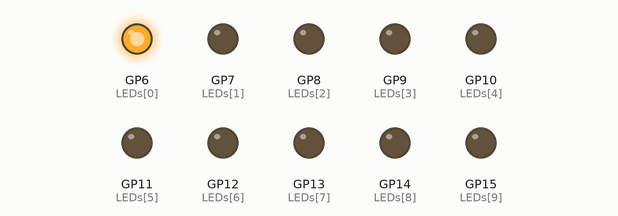
Simulated run of this program. Board: Raspberry Pi Pico running MicroPython. Parts: output pins drawn as LEDs (lit = HIGH).

Above: at 0.1 s.
At 0.7 s:
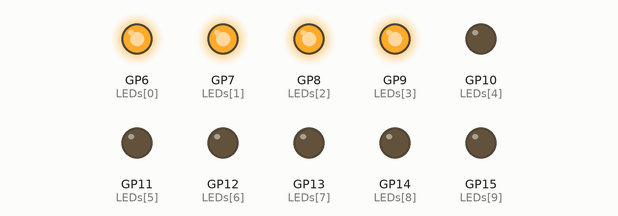
At 1.3 s:
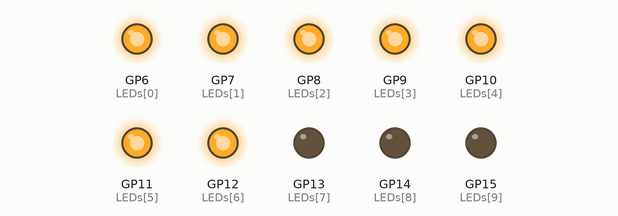
At 2.5 s:
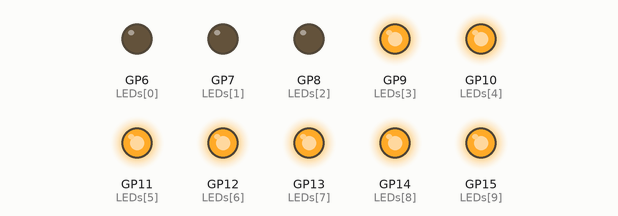
At 3.7 s:
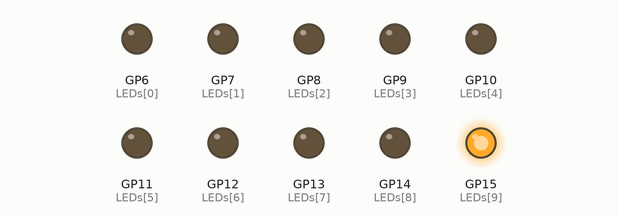
At 4.9 s:
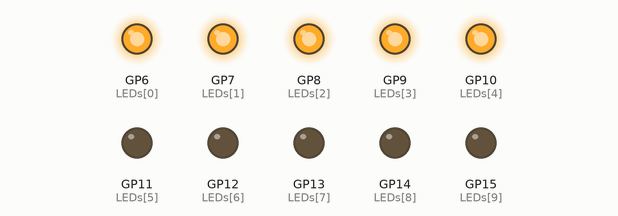
Timing chart, 0 to 5.2 s (numbered marks = the images above):
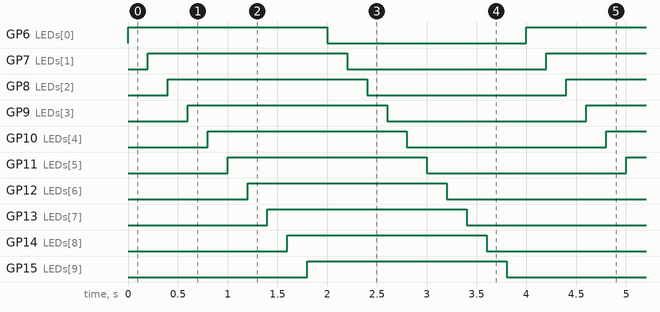

The program:

Bar_Graph.py
```python
# Bargraph (10 red LEDs) using network resistors (470 ohm)
# and ten GPIO pins for control
#
# Lori Pfahler
# April 2025

import machine
import utime

# define pins for each LED
segments = (6, 7, 8, 9, 10, 11, 12, 13, 14, 15)
# set up the GPIO pins as outputs
LEDs = [machine.Pin(seg, machine.Pin.OUT) for seg in segments]

try:
    while True:
        for i in range(10):
           LEDs[i].toggle()
           utime.sleep(0.2)

except KeyboardInterrupt:
    for i in range(10):
        LEDs[i].value(0)
    print("Done")
```

Measured:
- by itself, GP6 (LEDs[0]), GP7 (LEDs[1]), GP8 (LEDs[2]), GP9 (LEDs[3]), GP10 (LEDs[4]), GP11 (LEDs[5]), GP12 (LEDs[6]), GP13 (LEDs[7]), GP14 (LEDs[8]), GP15 (LEDs[9]): alternates HIGH for 2.0 s and LOW for 2.0 s
- by itself, everything shown: repeats every 4.0 s, in 20 steps
